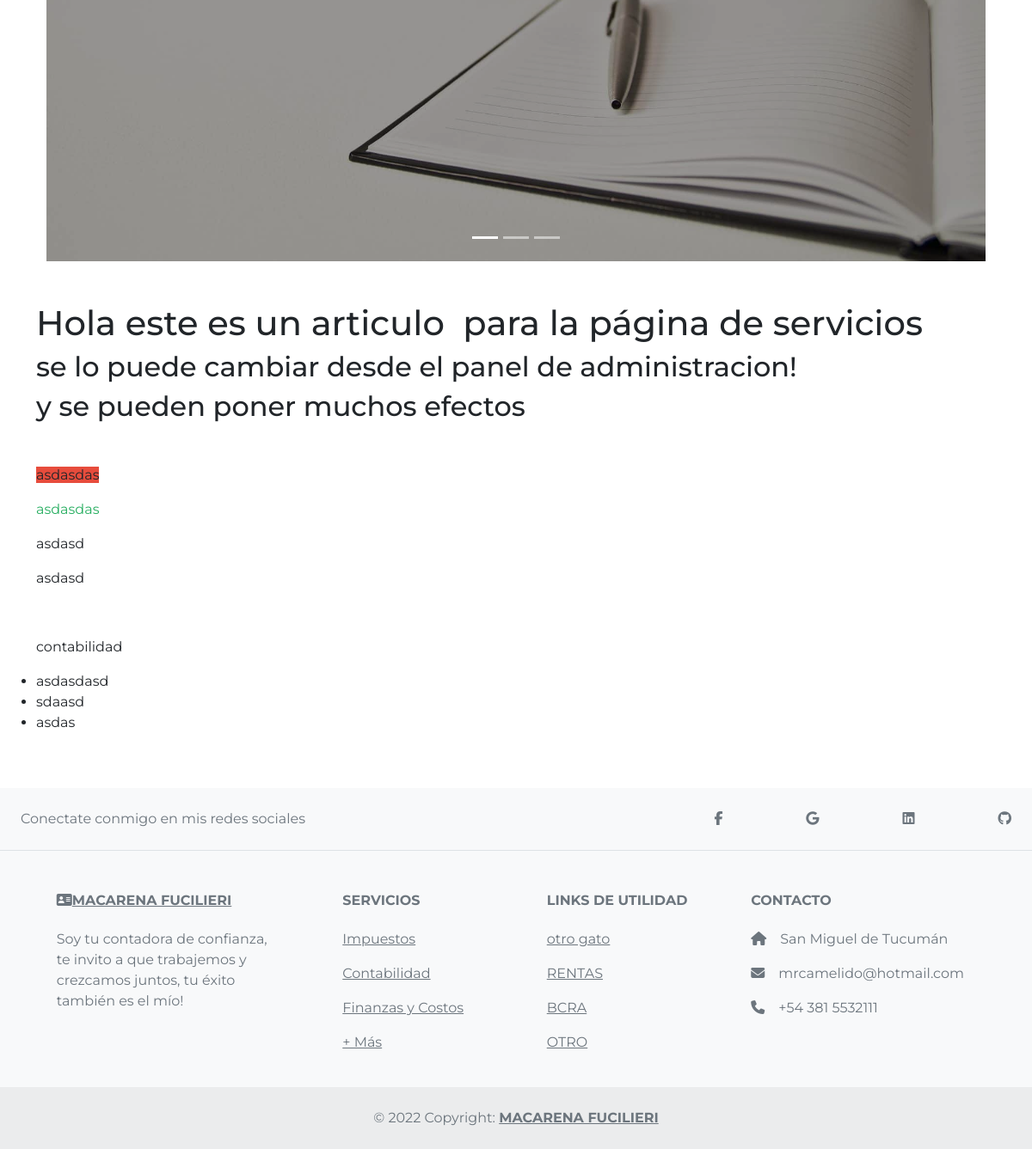
Page /servicios/ (lower part) on the earlier database version.
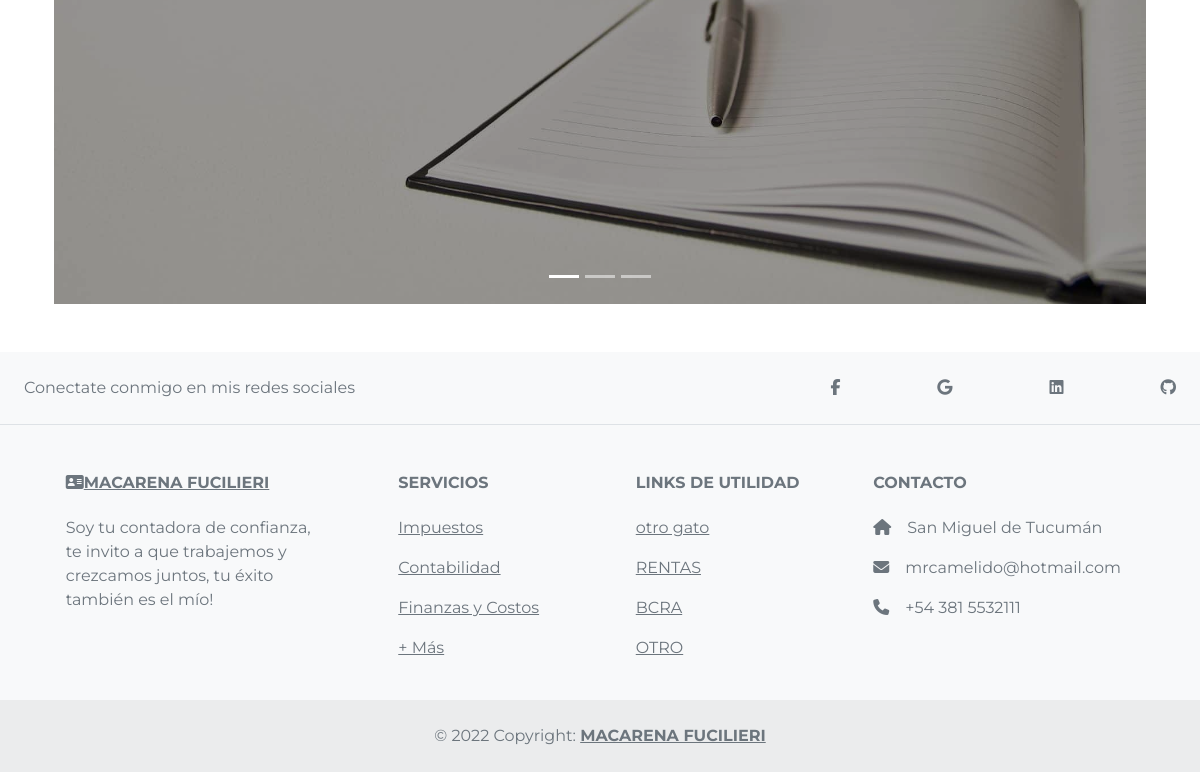
Same page on the later database version.
### core/models.py (models this page shows, shortened)
class Servicio(models.Model):
    nombre = models.CharField(max_length=200)
    subtitulo = models.CharField(max_length=200)
    descripcion = models.TextField()
    image = models.ImageField(upload_to='images-services')
    caption = models.CharField(max_length=200)
    class Meta:
        verbose_name = "Servicio"
        verbose_name_plural = "Servicios"

class Home(models.Model):
    nombre_tema = models.CharField(max_length=200)
    selecionado = UniqueBooleanField()
    mostrar_dolar = models.BooleanField(default=True)
    titulo_principal = models.CharField(max_length=200)
    imagen_1 = models.ImageField(upload_to='images-home')
    imagen_2 = models.ImageField(upload_to='images-home')
    imagen_Servicios = models.ImageField(upload_to='images-home')
    titulo1 = models.CharField(max_length=200)
    texto1 = models.TextField()
    titulo2 = models.CharField(max_length=200)
    texto2 = models.TextField()
    servicio_1=models.CharField(max_length=50)
    servicio_2=models.CharField(max_length=50)
    servicio_3=models.CharField(max_length=50)
    servicio_4=models.CharField(max_length=50)
    articulo = RichTextField(blank=True,null=True)
    articulo_servicios = RichTextField(blank=True,null=True)
    articulo_sobre_mi = RichTextField(blank=True,null=True)
    class Meta:
        verbose_name = "Tema Home"
        verbose_name_plural = "Temas Home"

class footer(models.Model):
    nombre_footer = models.CharField(max_length=200)
    selecionado = UniqueBooleanField()
    titulo =  models.CharField(max_length=200)
    mi_nombre =  models.CharField(max_length=200)
    texto = models.TextField()
    facebook = models.URLField(max_length=200,blank=True,null=True)
    twitter = models.URLField(max_length=200,blank=True,null=True)
    google = models.URLField(max_length=200,blank=True,null=True)
    instagram = models.URLField(max_length=200,blank=True,null=True)
    linkedin = models.URLField(max_length=200,blank=True,null=True)
    github = models.URLField(max_length=200,blank=True,null=True)
    servicio_1= models.CharField(max_length=50,blank=True,null=True)
    servicio_2= models.CharField(max_length=50,blank=True,null=True)
    servicio_3= models.CharField(max_length=50,blank=True,null=True)
    servicio_4= models.CharField(max_length=50,blank=True,null=True)
    link_1_nombre= models.CharField(max_length=50,blank=True,null=True)
    link_2_nombre= models.CharField(max_length=50,blank=True,null=True)
    link_3_nombre= models.CharField(max_length=50,blank=True,null=True)
    link_4_nombre= models.CharField(max_length=50,blank=True,null=True)
    link_1_url= models.URLField(max_length=200,blank=True,null=True)
    link_2_url= models.URLField(max_length=200,blank=True,null=True)
    link_3_url= models.URLField(max_length=200,blank=True,null=True)
    link_4_url= models.URLField(max_length=200,blank=True,null=True)
    direccion = models.CharField(max_length=200,blank=True,null=True)
    email = models.CharField(max_length=200,blank=True,null=True)
    telefono = models.CharField(max_length=200,blank=True,null=True)

### core/views.py (the view)
# urls.py: path('servicios/',homeViews.serviciosView,name='servicios'),
def serviciosView(request):
    context = {}
    servicios = Servicio.objects.all()
    context["servicios"] = servicios
    context["range_servicios"] = range(len(servicios))
    context['tema'] = Home.objects.get(selecionado=True)
    return render(request,'Servicio_detail.html',context=context)

### core/templatetags/core_extras.py (called while the page is built)
@register.simple_tag
def get_footer():
    if footer.objects.filter(selecionado=True).exists():
        footer_selected = footer.objects.get(selecionado=True)
        return footer_selected
    else:
        return None

### core/templates/Servicio_detail.html (shortened to what this page needs)
{% extends 'base.html' %}
{% load static %}
{% block content %}
<div class="container">
  {% if servicios %}
  <div id="carouselServicios" class="carousel slide carousel-fade" data-ride="carousel" >
    <div class="carousel-indicators">
        {% for i in range_servicios %}
          {% if i == 0%}
          <button type="button" data-bs-target="#carouselServicios" data-bs-slide-to="{{i}}" class="active" aria-current="true" aria-label="Slide {{i}}"></button>
          {% else %}
          <button type="button" data-bs-target="#carouselServicios" data-bs-slide-to="{{i}}" aria-label="Slide {{i}}"></button>
          {% endif %}
        {% endfor %}
    </div>
      <div class="carousel-inner container-fluid">
        {% for servicio in servicios %}
          {% if servicio == servicios|first %}
            <div class="carousel-item active">
              <img class="d-block w-100" src="{{servicio.image.url}}" alt="{{servicio.nombre}}">
              <div class="carousel-item-dark"></div>
              <div class="servicio carousel-caption d-flex flex-column justify-content-center h-100">
             </div>
            </div>
          {% endif %}
        {% endfor %}
      </div>
    <button class="carousel-control-prev" data-bs-target="#carouselServicios" type="button" data-bs-slide="prev">
    </button >
    <button class="carousel-control-next" data-bs-target="#carouselServicios" type="button" data-bs-slide="next">
    </button >
  </div>
  {% endif %}
  {% if tema %}
    {% if tema.articulo_servicios %}
      <div class="row mt-5">{{tema.articulo_servicios|safe}}</div>
    {% endif %}
  {% endif %}
</div>
{% endblock %}

### core/templates/base.html (shortened to what this page needs)
<!DOCTYPE html>
<html lang="es">
{% load static %}
{% load core_extras %}
<head>
  <link href="https://cdn.jsdelivr.net/npm/bootstrap@5.2.0-beta1/dist/css/bootstrap.min.css" rel="stylesheet">
  <link rel="stylesheet" href="{% static 'core/styles/style.css' %}">
</head>
  <body>
  {% block content %}{% endblock content %}
{% get_footer as footer %}
{% if footer %}
<footer class="text-center text-lg-start bg-light text-muted mt-5">
  <section
    class="d-flex justify-content-center justify-content-lg-between p-4 border-bottom"
  >
    <div class="me-5 d-none d-lg-block">
      <span>{{footer.titulo}}</span>
    </div>
    <div class="d-flex flex-row justify-content-between redes-container">
      {% if footer.facebook %}
      <a href="{{footer.facebook}}" class="text-reset">
        <i class="fab fa-facebook-f"></i>
      </a>
      {% endif %}
      {% if footer.google %}
      <a href="{{footer.google}}" class="text-reset">
        <i class="fab fa-google"></i>
      </a>
      {% endif %}
      {% if footer.linkedin %}
      <a href="{{footer.linkedin}}" class="text-reset">
        <i class="fab fa-linkedin"></i>
      </a>
      {% endif %}
      {% if footer.github %}
      <a href="{{footer.github}}" class="text-reset">
        <i class="fab fa-github"></i>
      </a>
      {% endif %}
    </div>
  </section>
  <section class="">
    <div class="container text-center text-md-start mt-5">
      <div class="row mt-3">
        <div class="col-md-3 col-lg-4 col-xl-3 mx-auto mb-4">
          <h6 class="text-uppercase fw-bold mb-4">
            <a class="text-reset" href="{% url 'about' %}"><i class="fa-solid fa-address-card"></i>{{footer.mi_nombre}}</a>
          </h6>
          <p>{{footer.texto}}</p>
        </div>
        <div class="col-md-2 col-lg-2 col-xl-2 mx-auto mb-4">
          <h6 class="text-uppercase fw-bold mb-4">Servicios</h6>
          <p><a href="{% url 'servicios' %}" class="text-reset">{{footer.servicio_1}}</a></p>
          <p><a href="{% url 'servicios' %}" class="text-reset">{{footer.servicio_2}}</a></p>
          <p><a href="{% url 'servicios' %}" class="text-reset">{{footer.servicio_3}}</a></p>
          <p><a href="{% url 'servicios' %}" class="text-reset">{{footer.servicio_4}}</a></p>
        </div>
        <div class="col-md-3 col-lg-2 col-xl-2 mx-auto mb-4">
          <h6 class="text-uppercase fw-bold mb-4">Links de utilidad</h6>
          {% if footer.link_1_url and footer.link_1_nombre %}
          <p><a href="{{footer.link_1_url}}" class="text-reset" target="_blank">{{footer.link_1_nombre}}</a></p>
          {% endif %}
          {% if footer.link_2_url and footer.link_2_nombre %}
          <p><a href="{{footer.link_2_url}}" class="text-reset" target="_blank">{{footer.link_2_nombre}}</a></p>
          {% endif %}
          {% if footer.link_3_url and footer.link_3_nombre %}
          <p><a href="{{footer.link_3_url}}" class="text-reset" target="_blank">{{footer.link_3_nombre}}</a></p>
          {% endif %}
          {% if footer.link_4_url and footer.link_4_nombre %}
          <p><a href="{{footer.link_4_url}}" class="text-reset" target="_blank">{{footer.link_4_nombre}}</a></p>
          {% endif %}
        </div>
        <div class="col-md-4 col-lg-3 col-xl-3 mx-auto mb-md-0 mb-4">
          <h6 class="text-uppercase fw-bold mb-4">
            Contacto
          </h6>
          {% if footer.direccion %}
            <p><i class="fas fa-home me-3"></i>{{footer.direccion}}</p>
          {% endif %}
          {% if footer.email %}
            <p><i class="fas fa-envelope me-3"></i>{{footer.email}}</p>
          {% endif %}
          {% if footer.telefono %}
            <p><i class="fas fa-phone me-3"></i>{{footer.telefono}}</p>
          {% endif %}
        </div>
      </div>
    </div>
  </section>
  <div class="text-center p-4" style="background-color: rgba(0, 0, 0, 0.05);">
    © {% now "Y" %} Copyright:
    <a class="text-reset fw-bold" href="{% url 'home' %}">{{footer.mi_nombre}}</a>
  </div>
</footer>
{% else %}
<h1>Debes cargar un footer en la página de administración!</h1>
{% endif %}
</body>
</html>

### core/static/core/styles/style.css (style rules this page uses)
* { margin: 0; padding: 0; box-sizing: border-box; }
h1, h2, h3, h4, h5, h6, p, div, strong, a, li, input { font-family: "Montserrat", sans-serif; }
.redes-container { width: 30%; }
.carousel-item-dark { position: absolute; background-color: rgba(0, 0, 0, 0.4); top: 0; height: 100%; width: 100%; }

Differences in the rows shown:
no longer on this page (row edited): Home: articulo_servicios "Hola este es un articulo para la página de servicios se lo puede cambiar desde el panel de administracion! y se pueden poner muchos efectos asdasdas asdasdas asdasd asdasd contabilidad asdasdasd sdaasd asdas"
